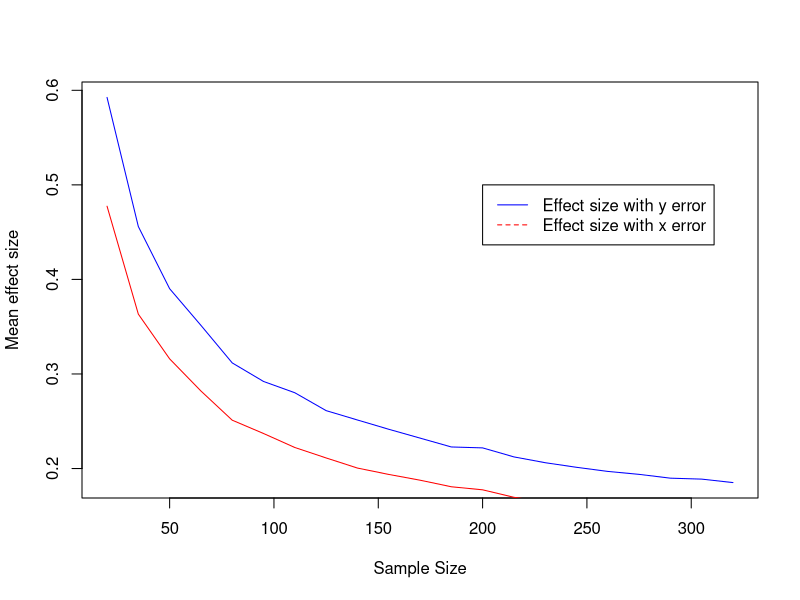

This chart was generated by the following R code:
r <- .15

powers<-seq(20,320,15)
len = length(powers)
propor <-numeric(len)
ratio1 <-numeric(len)
ratio2 <-numeric(len)
meanRS1 <-numeric(len)
meanRS2 <-numeric(len)

xerror<-0.5
yerror<-0.5
n_sims<- 2000

for (j in 1:len)  {
  
  # the main difference is that error is now added to x or y in different scenarios
  
  sims<-array(0,c(n_sims,4))
  for (i in 1:n_sims) {
    # error on Y
    x <- rnorm(powers[j],0,1)
    y <- r*x + rnorm(powers[j],0,1)
    y_bis <- y + rnorm(powers[j],0,yerror)
    xx<-lm(y_bis~x)
    sims[i,1:2]<-summary(xx)$coefficients[2,1:2]
    # error in x
    x_bis <-x + rnorm(powers[j],0,xerror)
    y<-y
    xx<-lm(y~x_bis)
    sims[i,3:4]<-summary(xx)$coefficients[2,1:2]
  }
  
  # find significant observations (t test > 2) and then check proportion
  
  temp <- sims[abs(sims[,1]/sims[,2])> 2,]
  
  # I put here 'real overall effect' instead of 'real effect in sample'
  temp2 <- temp[temp[,1] > r,]
  meanRS1[j] <- mean(abs(temp[, 1]))
  
  temp <- sims[abs(sims[,3]/sims[,4])> 2,]
  temp2 <- temp[temp[,3] > r,]
  meanRS2[j] <- mean(abs(temp[, 3]))
  
  print(j/len)
}


# plot with mean effect size
plot(powers,meanRS1,type="l",xlab="Sample Size",ylab="Mean effect size",col="blue")
lines(powers, meanRS2, col = "red")
legend(200, 0.5, legend=c("Effect size with y error", "Effect size with x error"),
       col=c("blue", "red"), lty=1:2, cex=1)
